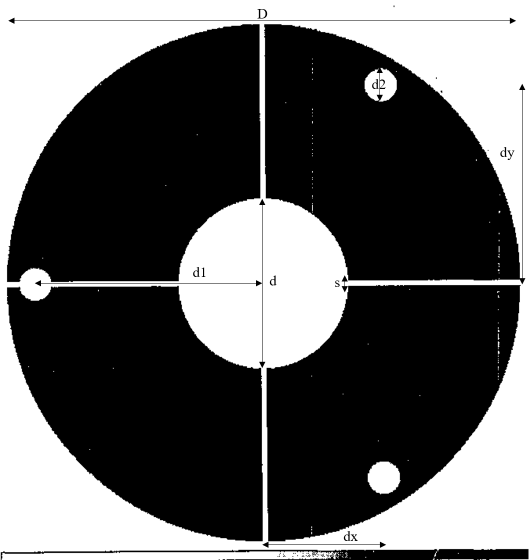
#> input picture Images/HST_measure.png, 1058 x 1120 px (shown at 1/2 size)
$ jupyter execute --allow-errors Hubble.ipynb   (shell and % lines are left out)
#> lines starting #> are read from the running program, lines starting #| are printed output that depends on the picture
### lib/utils.py
import os
import astropy
import numpy as np
import matplotlib as mpl
from astropy.io import fits
import matplotlib.pyplot as plt
from typing import Tuple


fits_type = astropy.io.fits.hdu.hdulist.HDUList
# [17 lines left out: function get_fits_file, not called in this run]


def latex_settings(nrows=1, ncols=1, height=1., length=1.):
    fig, ax = plt.subplots(nrows, ncols, constrained_layout=True)
    fig_width_pt = 390.0    # Get this from LaTeX using \the\columnwidth
    inches_per_pt = 1.0 / 72.27                          # Convert pt to inches
    golden_mean = (np.sqrt(5) - 1.0) / 2.0               # Aesthetic ratio
    fig_width = fig_width_pt * inches_per_pt * length    #  width in inches
    fig_height = fig_width * golden_mean * height        # height in inches
    fig_size = [fig_width, fig_height]
    params = {'backend': 'ps',
              'axes.labelsize': 14,
              'legend.fontsize': 9,
              'xtick.labelsize': 10,
              'ytick.labelsize': 10,
              'figure.figsize': fig_size,
              'axes.axisbelow': True}

    mpl.rcParams.update(params)
    return fig, ax


# [25 lines left out: functions fancy_legend, latex_table_generator, r_squared, not called in this run]


def Gaussian1D(x, A, mu, var):
    factor = A / np.sqrt(2. * np.pi * var)
    return factor * np.exp(- 0.5 * (x - mu) ** 2. / var)

### src/Hubble.ipynb
[cell 1]
import numpy as np
import sys
sys.path.append('../lib/')
from utils import *
from psf_analysis import cut_image
import matplotlib.pyplot as plt
import matplotlib.image as mpimg
from scipy import signal

[cell 2]
# Image proportion referred to diameter, distances in pixels
D = 653.944097620
d = 216.6689743473
d1 = 290.176198804
d2 = 40.754174974
dx = 152.33333333
dy = 253.274184433
s = 6.969248238

[cell 3]
plt.figure(figsize=(15,11))
image = mpimg.imread("../Images/HST_measure.png")
#> image is the input picture: shape (1120, 1058, 4) float32; mean R, G, B, A 0.369, 0.369, 0.369, 0.989
imgplot = plt.imshow(image)
plt.show()

#> (a cell that did not finish here is left out)

[cell 5]
def get_rp(diameter: float, wavelentgh: float,
           Pixel_scale: float, N: int) -> float:
    """Compute the pupil radius starting from different telescope
       information.

    Args:
        diameter (float): telescope's diameter
        wavelentgh (float): wavelentgh filter
        Pixel_scale (float): telescope pixel scale, in arcsec
        N (int): resolution

    Returns:
        float: pupil's radius
    """
    Pixel_rad = Pixel_scale * np.pi / (180 * 3600)  # arcsecs to rad
    u_cutoff = diameter / wavelentgh
    Du = 1 / (N * Pixel_rad)
    rp = u_cutoff / (2 * Du)
    return rp

[cell 6]
Diam = 2.4 # metres
lamb = 606E-9 # metres
Pixel_scale = 0.05 # arcsec
N = 4096

rp = get_rp(Diam, lamb, Pixel_scale, N)
rp

[cell 7]
def HST_pupil(CCD: int, diameter: float, wavelentgh: float,
              Pixel_scale: float, *prop) -> np.ndarray:
    """Bitwise recostruction of the Hubble's pupil starting from
       different informations.

    Args:
        CCD (int): horizotal asnd vertical resolution
        diameter (float): telescope's diameter
        wavelentgh (float): wavelentgh filter

    Returns:
        np.ndarray: pupil's matrix of pixels
    """
    x = y = np.arange(0, CCD)
    pupil = np.zeros((CCD, CCD))
    rp = get_rp(diameter, wavelentgh, Pixel_scale, CCD)
    D, d, d1, d2, dx, dy, s = prop

    # Proportions
    s_prop = s / D * (2 * rp)
    d_prop = d / D * (2 * rp)
    d1_prop = d1 / D * (2 * rp)
    d2_prop = d2 / D * (2 * rp)
    x_prop = dx / D * (2 * rp)
    y_prop = dy / D * (2 * rp)

    # image center coordinates
    cx = cy = CCD//2

    # outer full circle
    mask = (x[np.newaxis, :] - cx)**2 + (y[:, np.newaxis] - cy)**2 < rp**2
    pupil[mask] = 1

    # cross
    pupil[int(cx - s_prop/2): int(cy + s_prop/2 + 1), :] = 0
    pupil[:, int(cx - s_prop/2): int(cy + s_prop/2 + 1)] = 0

    # inner circle
    r = d_prop//2
    mask = (x[np.newaxis, :] - cx)**2 + (y[:, np.newaxis] - cy)**2 < r**2
    pupil[mask] = 0

    # bolt left
    r = d2_prop//2
    cx = CCD//2 - int(d1_prop)
    mask = (x[np.newaxis, :] - cx)**2 + (y[:, np.newaxis] - cy)**2 < r**2
    pupil[mask] = 0

    # bolt bottom right
    cx = CCD//2 + int(x_prop)
    cy = CCD//2 + int(y_prop)
    mask = (x[np.newaxis, :] - cx)**2 + (y[:, np.newaxis] - cy)**2 < r**2
    pupil[mask] = 0

    # bolt top right
    cx = CCD//2 + int(x_prop)
    cy = CCD//2 - int(y_prop)
    mask = (x[np.newaxis, :] - cx)**2 + (y[:, np.newaxis] - cy)**2 < r**2
    pupil[mask] = 0

    return pupil

[cell 8]
params = [D, d, d1, d2, dx, dy, s]
pupil = HST_pupil(N, Diam, lamb, Pixel_scale, *params)

[cell 9]
fig, ax = latex_settings()
ax.imshow(pupil, cmap='gray')
ax.axis('off')
plt.savefig('../Images/Hubble_pupil.png',
            dpi=800, transparent=1, bbox_inches='tight')
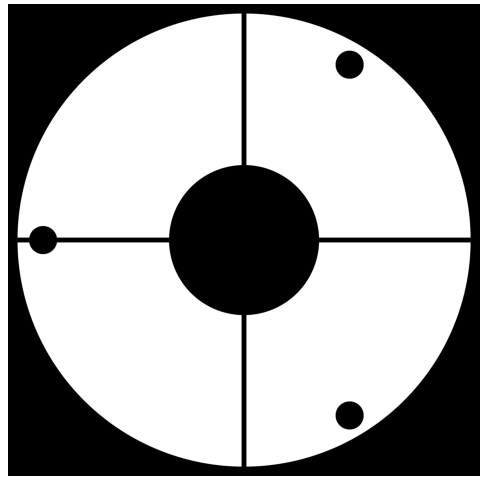
#> figure drawn by matplotlib, 1 panel

Compute autocorrelation

#> (a cell that did not finish here is left out)

#> (a cell that did not finish here is left out)

[cell 12]
# print OTF
plt.figure(figsize=(10, 10))
#> (the rest of this cell did not finish here and is left out)

[cell 13]
plt.figure(figsize=(10, 10))
#> (the rest of this cell did not finish here and is left out)

#> (a cell that did not finish here is left out)

#> (a cell that did not finish here is left out)

[cell 16]
plt.figure(figsize=(10, 10))
#> (the rest of this cell did not finish here and is left out)

[cell 17]
bb = 15

#> (the rest of this cell did not finish here and is left out)

[cell 18]
panels = ['(a)', '(b)', '(c)', '(d)']

fig, axs = latex_settings(2, 2, height=1.5, length=1.5)
#> (the rest of this cell did not finish here and is left out)

[cell 19]
filepath = '../Results/Hubble/'
#> (the rest of this cell did not finish here and is left out)

[cell 20]
# PSF of Hubble telescope
plt.figure(figsize=(15, 10))
plt.imshow(mpimg.imread("../Immagini/Hubble_PSF_with_flawed_optics.jpg"), cmap='gray');
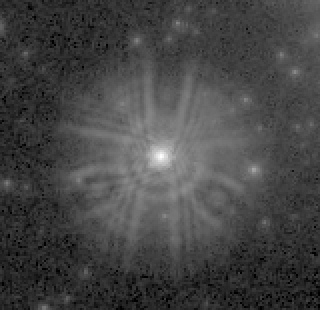
#> input picture Immagini/Hubble_PSF_with_flawed_optics.jpg, 320 x 310 px
